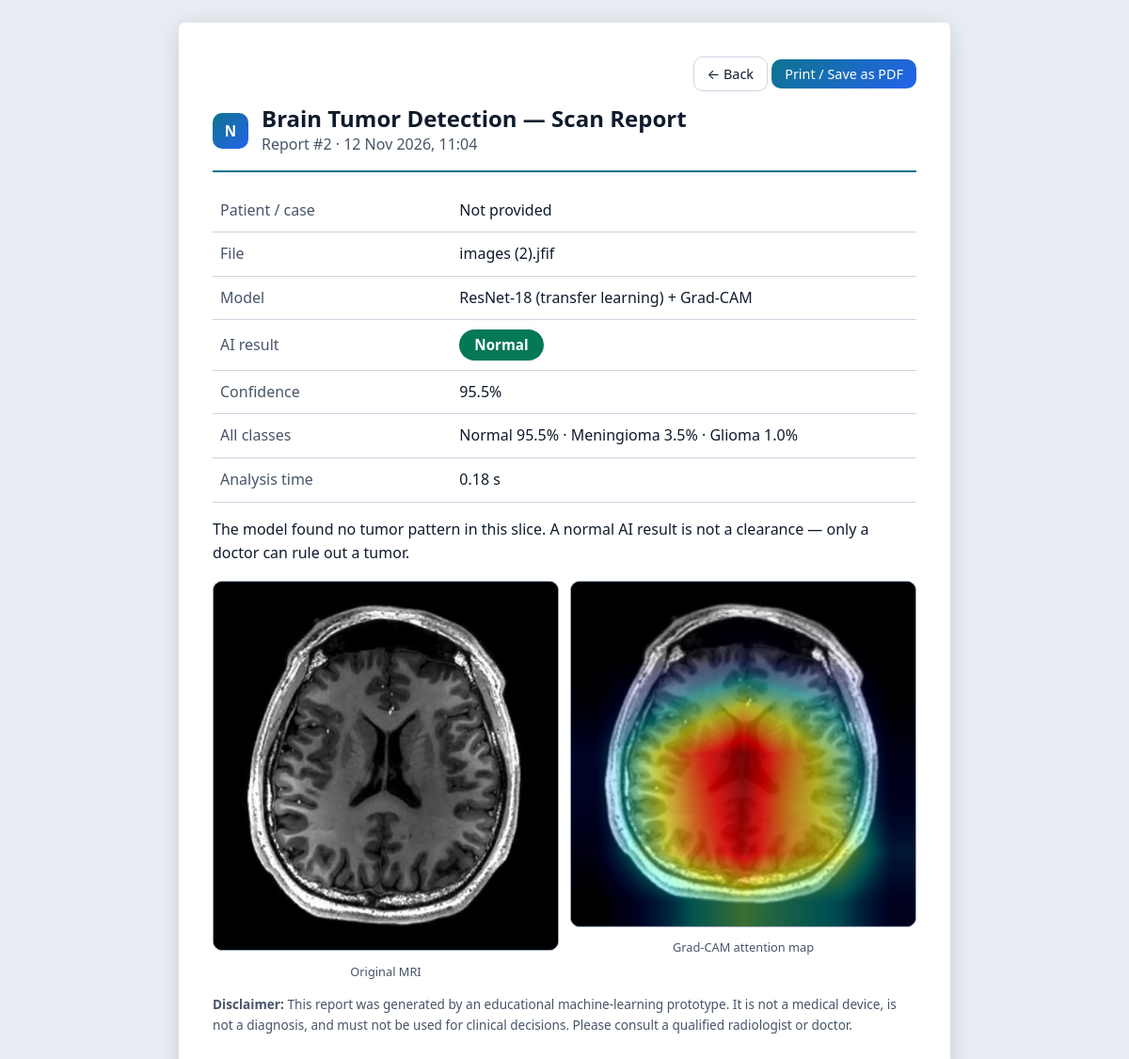
/report/2 (signed in), run on the app's committed database.
### tables this page shows
CREATE TABLE scans(
        id INTEGER PRIMARY KEY AUTOINCREMENT, user_id INTEGER, uid TEXT, original_name TEXT,
        patient TEXT, label TEXT, confidence REAL, p_normal REAL, p_tumor REAL,
        uncertain INTEGER, ms INTEGER, created TEXT, probs TEXT);

### app.py (the view)
@app.route("/report/<int:scan_id>")
@login_required
def report(scan_id):
    return render_template("report.html", s=scan_dict(owned(scan_id)))

### app.py (called while the page is built)
def db():
    if "db" not in g:
        g.db = sqlite3.connect(DB_PATH)
        g.db.row_factory = sqlite3.Row
    return g.db

@app.template_filter("fmt")
def fmt(s):
    try:
        return datetime.datetime.strptime(s, "%Y-%m-%d %H:%M:%S").strftime("%d %b %Y, %H:%M")
    except (TypeError, ValueError):
        return s

@app.before_request
def load_user():
    g.user = None
    if request.endpoint != "static" and session.get("uid"):
        g.user = db().execute("SELECT * FROM users WHERE id=?", (session["uid"],)).fetchone()

@app.context_processor
def inject():
    return {"user": g.get("user"), "endpoint": request.endpoint, "APP_NAME": APP_NAME, "APP_TAG": APP_TAG}

def login_required(f):
    @wraps(f)
    def wrapper(*a, **k):
        if not g.user:
            if request.path.startswith("/api/"):
                return jsonify(error="Please log in again."), 401
            return redirect(url_for("login", next=request.full_path.rstrip("?")))
        return f(*a, **k)
    return wrapper

def owned(scan_id):
    r = db().execute("SELECT * FROM scans WHERE id=? AND user_id=?", (scan_id, g.user["id"])).fetchone()
    if not r:
        abort(404)
    return r

### templates/report.html (shortened to what this page needs)
<!doctype html>
<html lang="en">
<head>
<link rel="stylesheet" href="{{ url_for('static', filename='style.css') }}">
</head>
<body class="reportpage">
<div class="paper">
  <div class="noprint right"><a class="btn ghost sm" href="{{ url_for('history') }}">&larr; Back</a> <button class="btn sm" onclick="window.print()">Print / Save as PDF</button></div>
  <div class="rhead"><span class="logo">N</span><div><h1>Brain Tumor Detection &mdash; Scan Report</h1><span class="muted">Report #{{ s.id }} &middot; {{ s.created }}</span></div></div>
  <table class="kv">
    <tr><td>Patient / case</td><td>{{ s.patient or 'Not provided' }}</td></tr>
    <tr><td>File</td><td>{{ s.name }}</td></tr>
    <tr><td>Model</td><td>ResNet-18 (transfer learning) + Grad-CAM</td></tr>
    <tr><td>AI result</td><td><span class="badge {{ 't' if s.tumor else 'n' }}">{{ s.label }}</span>{% if s.uncertain %} &mdash; inconclusive (low confidence){% endif %}</td></tr>
    <tr><td>Confidence</td><td>{{ s.confidence }}%</td></tr>
    <tr><td>All classes</td><td>{% for p in s.probs %}{{ p.name }} {{ p.pct }}%{{ ' &middot; '|safe if not loop.last }}{% endfor %}</td></tr>
    <tr><td>Analysis time</td><td>{{ s.seconds }} s</td></tr>
  </table>
  {% if s.info %}<p>{{ s.info }}</p>{% endif %}
  <div class="imgs">
    <figure><img src="{{ s.original_url }}" alt="Original"><figcaption>Original MRI</figcaption></figure>
    <figure><img src="{{ s.heatmap_url }}" alt="Grad-CAM"><figcaption>Grad-CAM attention map</figcaption></figure>
  </div>
  <p class="small muted"><b>Disclaimer:</b> This report was generated by an educational machine-learning prototype. It is not a medical device, is not a diagnosis, and must not be used for clinical decisions. Please consult a qualified radiologist or doctor.</p>
</div>
</body>
</html>

### static/style.css (style rules this page uses)
:root { --bg:#f4f7fb;--card:#fff;--ink:#0f1b2d;--muted:#64748b;--line:#e2e8f0;--brand:#0e7490;--brand2:#2563eb;--ok:#059669;--bad:#dc2626;--warn:#b45309 }
* { box-sizing:border-box }
html { scroll-behavior:smooth }
body { margin:0;background:var(--bg);color:var(--ink);font:16px/1.6 system-ui,-apple-system,"Segoe UI",Roboto,sans-serif; }
a { color:var(--brand2) }
h1,h2,h3 { margin:0 0 12px;line-height:1.25 }
.muted { color:var(--muted) }
.small { font-size:.85rem }
.right { text-align:right }
.logo { display:inline-grid;place-items:center;width:38px;height:38px;border-radius:10px;background:linear-gradient(135deg,var(--brand),var(--brand2));color:#fff;font-weight:800;font-size:.95rem;flex-shrink:0 }
.btn { display:inline-block;padding:11px 22px;border:0;border-radius:10px;background:linear-gradient(135deg,var(--brand),var(--brand2));color:#fff;font:600 1rem inherit;font-family:inherit;cursor:pointer;text-decoration:none;text-align:center }
.btn.ghost { background:transparent;color:var(--ink);border:1px solid var(--line) }
.btn.sm { padding:6px 14px;font-size:.9rem }
.imgs { display:grid;grid-template-columns:1fr 1fr;gap:12px;margin:16px 0 8px }
.imgs figure { margin:0;text-align:center }
.imgs img { width:100%;border-radius:10px;border:1px solid var(--line);background:#000 }
figcaption { font-size:.8rem;color:var(--muted);margin-top:4px }
table { width:100%;border-collapse:collapse }
th,td { padding:10px 8px;text-align:left;border-bottom:1px solid var(--line);vertical-align:middle }
.badge { display:inline-block;padding:3px 12px;border-radius:99px;font-weight:700;font-size:.85rem }
.badge.n { background:color-mix(in srgb,var(--ok) 16%,transparent);color:var(--ok) }
.kv td:first-child { color:var(--muted);width:34% }
.reportpage { background:#e8edf3;display:block }
.paper { max-width:820px;margin:24px auto;background:#fff;color:#0f1b2d;padding:36px;border-radius:6px;box-shadow:0 4px 24px rgba(0,0,0,.12) }
.paper .muted,.paper figcaption,.paper .kv td:first-child { color:#64748b }
.paper .btn.ghost { color:#0f1b2d }
.rhead { display:flex;gap:14px;align-items:center;margin:14px 0 18px;border-bottom:2px solid #0e7490;padding-bottom:14px }
.rhead h1 { font-size:1.5rem;margin:0 }
.reportpage { --card:#fff;--ink:#0f1b2d;--muted:#475569;--line:#cbd5e1;--brand:#0e7490;--brand2:#2563eb;--ok:#047857;--bad:#b91c1c;color-scheme:light }
.reportpage,.reportpage * { -webkit-print-color-adjust:exact;print-color-adjust:exact }
.paper .badge { color:#fff;font-size:.95rem;padding:4px 16px }
.paper .badge.n { background:var(--ok) }
.paper .muted,.paper figcaption,.paper .kv td:first-child { color:#475569 }
.paper .kv td { border-color:#cbd5e1 }
.paper .imgs img { border-color:#94a3b8 }

### data on the page
scans: id "2", created "12 Nov 2026, 11:04", patient "Not provided", name "images (2).jfif", label "Normal"

### other printed values
{{ s.confidence }} "95.5"
{{ p.name }} "Normal" "Meningioma" "Glioma"
{{ p.pct }} "95.5" "3.5" "1.0"
{{ ' &middot; '|safe if not loop.last }} "·" "·"
{{ s.seconds }} "0.18"
{{ s.info }} "The model found no tumor pattern in this slice. A normal AI result is not a clearance — only a doctor can rule out a tumor."
